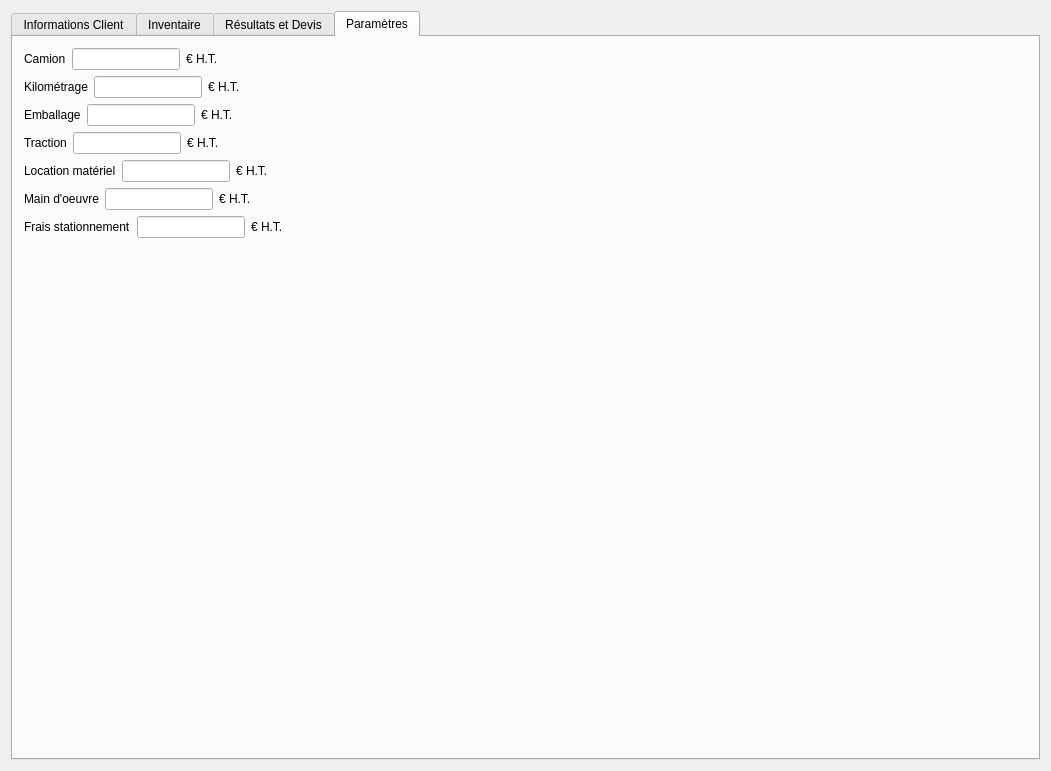
<?xml version="1.0" encoding="UTF-8"?>
<ui version="4.0">
 <class>MainWindowClass</class>
 <widget class="QMainWindow" name="MainWindowClass">
  <property name="geometry">
   <rect>
    <x>0</x>
    <y>0</y>
    <width>1051</width>
    <height>771</height>
   </rect>
  </property>
  <property name="minimumSize">
   <size>
    <width>800</width>
    <height>600</height>
   </size>
  </property>
  <property name="maximumSize">
   <size>
    <width>1920</width>
    <height>1080</height>
   </size>
  </property>
  <property name="cursor">
   <cursorShape>ArrowCursor</cursorShape>
  </property>
  <property name="windowTitle">
   <string>MainWindow</string>
  </property>
  <widget class="QWidget" name="centralWidget">
   <property name="enabled">
    <bool>true</bool>
   </property>
   <property name="sizePolicy">
    <sizepolicy hsizetype="Preferred" vsizetype="Preferred">
     <horstretch>0</horstretch>
     <verstretch>0</verstretch>
    </sizepolicy>
   </property>
   <layout class="QGridLayout" name="gridLayout">
    <item row="0" column="1">
     <widget class="QTabWidget" name="tabWidget">
      <property name="enabled">
       <bool>true</bool>
      </property>
      <property name="toolTip">
       <string>&lt;html&gt;&lt;head/&gt;&lt;body&gt;&lt;p&gt;&lt;br/&gt;&lt;/p&gt;&lt;/body&gt;&lt;/html&gt;</string>
      </property>
      <property name="currentIndex">
       <number>3</number>
      </property>
      <widget class="QWidget" name="InformationsClient">
       <property name="enabled">
        <bool>true</bool>
       </property>
       <attribute name="title">
        <string>Informations Client</string>
       </attribute>
       <layout class="QFormLayout" name="formLayout">
        <item row="0" column="0">
         <layout class="QHBoxLayout" name="horizontalLayout_2">
          <property name="spacing">
           <number>6</number>
          </property>
          <item>
           <widget class="QLabel" name="label_2">
            <property name="sizePolicy">
             <sizepolicy hsizetype="Preferred" vsizetype="Preferred">
              <horstretch>0</horstretch>
              <verstretch>0</verstretch>
             </sizepolicy>
            </property>
            <property name="text">
             <string>Nom</string>
            </property>
            <property name="alignment">
             <set>Qt::AlignmentFlag::AlignCenter</set>
            </property>
           </widget>
          </item>
          <item>
           <widget class="QLineEdit" name="nomLineEdit">
            <property name="sizePolicy">
             <sizepolicy hsizetype="Preferred" vsizetype="Fixed">
              <horstretch>0</horstretch>
              <verstretch>0</verstretch>
             </sizepolicy>
            </property>
           </widget>
          </item>
         </layout>
        </item>
        <item row="1" column="0">
         <layout class="QHBoxLayout" name="horizontalLayout_3">
          <item>
           <widget class="QLabel" name="label_3">
            <property name="text">
             <string>Prénom</string>
            </property>
            <property name="alignment">
             <set>Qt::AlignmentFlag::AlignCenter</set>
            </property>
           </widget>
          </item>
          <item>
           <widget class="QLineEdit" name="adresseArriveeLineEdit">
            <property name="sizePolicy">
             <sizepolicy hsizetype="Preferred" vsizetype="Fixed">
              <horstretch>0</horstretch>
              <verstretch>0</verstretch>
             </sizepolicy>
            </property>
           </widget>
          </item>
         </layout>
        </item>
        <item row="2" column="0">
         <layout class="QHBoxLayout" name="horizontalLayout_4">
          <item>
           <widget class="QLabel" name="label_4">
            <property name="text">
             <string>Adresse de Chargement</string>
            </property>
           </widget>
          </item>
          <item>
           <widget class="QLineEdit" name="adresseDepartLineEdit">
            <property name="sizePolicy">
             <sizepolicy hsizetype="Preferred" vsizetype="Fixed">
              <horstretch>0</horstretch>
              <verstretch>0</verstretch>
             </sizepolicy>
            </property>
           </widget>
          </item>
         </layout>
        </item>
        <item row="3" column="0">
         <layout class="QHBoxLayout" name="horizontalLayout_5">
          <item>
           <widget class="QLabel" name="label_5">
            <property name="text">
             <string>Adresse de Livraison</string>
            </property>
           </widget>
          </item>
          <item>
           <widget class="QLineEdit" name="lineEdit"/>
          </item>
         </layout>
        </item>
       </layout>
      </widget>
      <widget class="QWidget" name="Inventaire">
       <attribute name="title">
        <string>Inventaire</string>
       </attribute>
       <layout class="QGridLayout" name="gridLayout_4">
        <item row="1" column="0">
         <widget class="QTextEdit" name="inventaireTextEdit"/>
        </item>
        <item row="0" column="0">
         <widget class="QLabel" name="SaisirInventaire">
          <property name="font">
           <font>
            <pointsize>12</pointsize>
            <bold>true</bold>
            <kerning>true</kerning>
           </font>
          </property>
          <property name="text">
           <string>Saisie d'inventaire</string>
          </property>
          <property name="alignment">
           <set>Qt::AlignmentFlag::AlignCenter</set>
          </property>
         </widget>
        </item>
        <item row="5" column="0">
         <widget class="QLabel" name="label">
          <property name="font">
           <font>
            <pointsize>12</pointsize>
            <bold>true</bold>
           </font>
          </property>
          <property name="text">
           <string>Éléments détectés</string>
          </property>
          <property name="alignment">
           <set>Qt::AlignmentFlag::AlignCenter</set>
          </property>
         </widget>
        </item>
        <item row="6" column="0">
         <widget class="QTableWidget" name="tableWidget"/>
        </item>
        <item row="3" column="0">
         <layout class="QHBoxLayout" name="horizontalLayout_6">
          <item>
           <widget class="QPushButton" name="AnalyseInventory">
            <property name="sizePolicy">
             <sizepolicy hsizetype="Fixed" vsizetype="Fixed">
              <horstretch>0</horstretch>
              <verstretch>0</verstretch>
             </sizepolicy>
            </property>
            <property name="sizeIncrement">
             <size>
              <width>0</width>
              <height>0</height>
             </size>
            </property>
            <property name="baseSize">
             <size>
              <width>0</width>
              <height>0</height>
             </size>
            </property>
            <property name="text">
             <string>Analyser inventaire</string>
            </property>
           </widget>
          </item>
         </layout>
        </item>
       </layout>
      </widget>
      <widget class="QWidget" name="DevisResults">
       <attribute name="title">
        <string>Résultats et Devis</string>
       </attribute>
       <layout class="QVBoxLayout" name="verticalLayout">
        <item>
         <widget class="QGroupBox" name="groupBox_2">
          <property name="sizePolicy">
           <sizepolicy hsizetype="Expanding" vsizetype="Expanding">
            <horstretch>0</horstretch>
            <verstretch>0</verstretch>
           </sizepolicy>
          </property>
          <property name="title">
           <string>Détails du volume</string>
          </property>
          <property name="alignment">
           <set>Qt::AlignmentFlag::AlignCenter</set>
          </property>
          <widget class="QWidget" name="formLayoutWidget_2">
           <property name="geometry">
            <rect>
             <x>10</x>
             <y>20</y>
             <width>801</width>
             <height>31</height>
            </rect>
           </property>
           <layout class="QFormLayout" name="formLayout_2">
            <item row="0" column="0">
             <widget class="QLabel" name="volumeResultatLabel">
              <property name="text">
               <string>Volume total</string>
              </property>
              <property name="alignment">
               <set>Qt::AlignmentFlag::AlignCenter</set>
              </property>
             </widget>
            </item>
           </layout>
          </widget>
          <widget class="QGroupBox" name="groupBox_3">
           <property name="geometry">
            <rect>
             <x>0</x>
             <y>50</y>
             <width>821</width>
             <height>111</height>
            </rect>
           </property>
           <property name="title">
            <string>Coûts estimés</string>
           </property>
           <property name="alignment">
            <set>Qt::AlignmentFlag::AlignCenter</set>
           </property>
           <widget class="QWidget" name="formLayoutWidget_3">
            <property name="geometry">
             <rect>
              <x>10</x>
              <y>20</y>
              <width>791</width>
              <height>81</height>
             </rect>
            </property>
            <layout class="QFormLayout" name="formLayout_3">
             <item row="0" column="0">
              <widget class="QLabel" name="coutMOResultatLabel">
               <property name="text">
                <string>Coût main d'oeuvre</string>
               </property>
              </widget>
             </item>
             <item row="1" column="0">
              <widget class="QLabel" name="totalResultatLabel">
               <property name="text">
                <string>Total résultat</string>
               </property>
              </widget>
             </item>
             <item row="2" column="0">
              <widget class="QLabel" name="coutTransportResultatLabel">
               <property name="text">
                <string>Coût transport</string>
               </property>
              </widget>
             </item>
            </layout>
           </widget>
          </widget>
          <widget class="QWidget" name="horizontalLayoutWidget">
           <property name="geometry">
            <rect>
             <x>290</x>
             <y>190</y>
             <width>261</width>
             <height>111</height>
            </rect>
           </property>
           <layout class="QHBoxLayout" name="horizontalLayout">
            <item>
             <widget class="QPushButton" name="genererDevisButton">
              <property name="sizePolicy">
               <sizepolicy hsizetype="Fixed" vsizetype="Fixed">
                <horstretch>0</horstretch>
                <verstretch>0</verstretch>
               </sizepolicy>
              </property>
              <property name="text">
               <string>Générer devis</string>
              </property>
             </widget>
            </item>
            <item>
             <widget class="QPushButton" name="calculerButton">
              <property name="sizePolicy">
               <sizepolicy hsizetype="Fixed" vsizetype="Fixed">
                <horstretch>0</horstretch>
                <verstretch>0</verstretch>
               </sizepolicy>
              </property>
              <property name="text">
               <string>Calculer</string>
              </property>
             </widget>
            </item>
           </layout>
          </widget>
         </widget>
        </item>
       </layout>
      </widget>
      <widget class="QWidget" name="parametersTab">
       <attribute name="title">
        <string>Paramètres</string>
       </attribute>
       <layout class="QFormLayout" name="formLayout_7">
        <item row="0" column="0">
         <layout class="QHBoxLayout" name="horizontalLayout_7">
          <item>
           <widget class="QLabel" name="label_6">
            <property name="text">
             <string>Camion</string>
            </property>
           </widget>
          </item>
          <item>
           <widget class="QLineEdit" name="lineEdit_2"/>
          </item>
          <item>
           <widget class="QLabel" name="label_7">
            <property name="text">
             <string>€ H.T.</string>
            </property>
           </widget>
          </item>
         </layout>
        </item>
        <item row="1" column="0">
         <layout class="QHBoxLayout" name="horizontalLayout_8">
          <item>
           <widget class="QLabel" name="label_8">
            <property name="text">
             <string>Kilométrage</string>
            </property>
           </widget>
          </item>
          <item>
           <widget class="QLineEdit" name="lineEdit_3"/>
          </item>
          <item>
           <widget class="QLabel" name="label_9">
            <property name="text">
             <string>€ H.T.</string>
            </property>
           </widget>
          </item>
         </layout>
        </item>
        <item row="2" column="0">
         <layout class="QHBoxLayout" name="horizontalLayout_12">
          <item>
           <widget class="QLabel" name="label_16">
            <property name="text">
             <string>Emballage</string>
            </property>
           </widget>
          </item>
          <item>
           <widget class="QLineEdit" name="lineEdit_7"/>
          </item>
          <item>
           <widget class="QLabel" name="label_17">
            <property name="text">
             <string>€ H.T.</string>
            </property>
           </widget>
          </item>
         </layout>
        </item>
        <item row="3" column="0">
         <layout class="QHBoxLayout" name="horizontalLayout_9">
          <item>
           <widget class="QLabel" name="label_10">
            <property name="text">
             <string>Traction</string>
            </property>
           </widget>
          </item>
          <item>
           <widget class="QLineEdit" name="lineEdit_4"/>
          </item>
          <item>
           <widget class="QLabel" name="label_11">
            <property name="text">
             <string>€ H.T.</string>
            </property>
           </widget>
          </item>
         </layout>
        </item>
        <item row="4" column="0">
         <layout class="QHBoxLayout" name="horizontalLayout_10">
          <item>
           <widget class="QLabel" name="label_12">
            <property name="text">
             <string>Location matériel</string>
            </property>
           </widget>
          </item>
          <item>
           <widget class="QLineEdit" name="lineEdit_5"/>
          </item>
          <item>
           <widget class="QLabel" name="label_13">
            <property name="text">
             <string>€ H.T.</string>
            </property>
           </widget>
          </item>
         </layout>
        </item>
        <item row="6" column="0">
         <layout class="QHBoxLayout" name="horizontalLayout_11">
          <item>
           <widget class="QLabel" name="label_14">
            <property name="text">
             <string>Main d'oeuvre</string>
            </property>
           </widget>
          </item>
          <item>
           <widget class="QLineEdit" name="lineEdit_6"/>
          </item>
          <item>
           <widget class="QLabel" name="label_15">
            <property name="text">
             <string>€ H.T.</string>
            </property>
           </widget>
          </item>
         </layout>
        </item>
        <item row="7" column="0">
         <layout class="QHBoxLayout" name="horizontalLayout_25">
          <item>
           <widget class="QLabel" name="label_35">
            <property name="text">
             <string>Frais stationnement</string>
            </property>
           </widget>
          </item>
          <item>
           <widget class="QLineEdit" name="lineEdit_15"/>
          </item>
          <item>
           <widget class="QLabel" name="label_36">
            <property name="text">
             <string>€ H.T.</string>
            </property>
           </widget>
          </item>
         </layout>
        </item>
       </layout>
      </widget>
     </widget>
    </item>
   </layout>
  </widget>
 </widget>
 <layoutdefault spacing="6" margin="11"/>
 <resources/>
 <connections/>
</ui>
